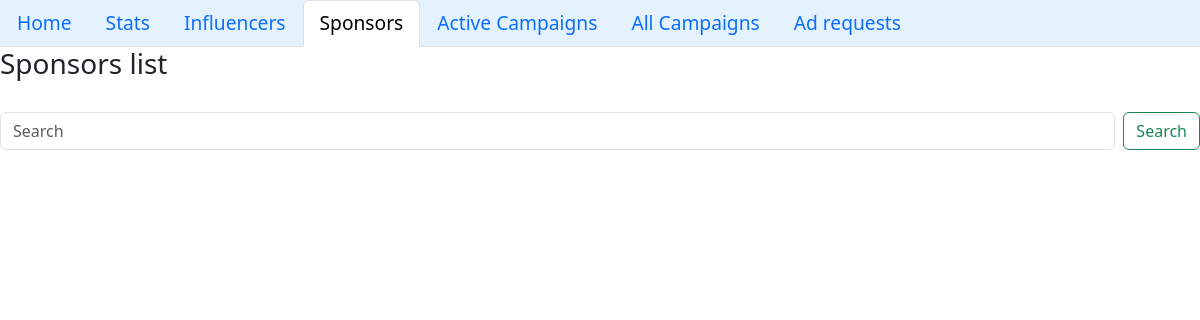
Page /dash/1/sponsors on the earlier database version.
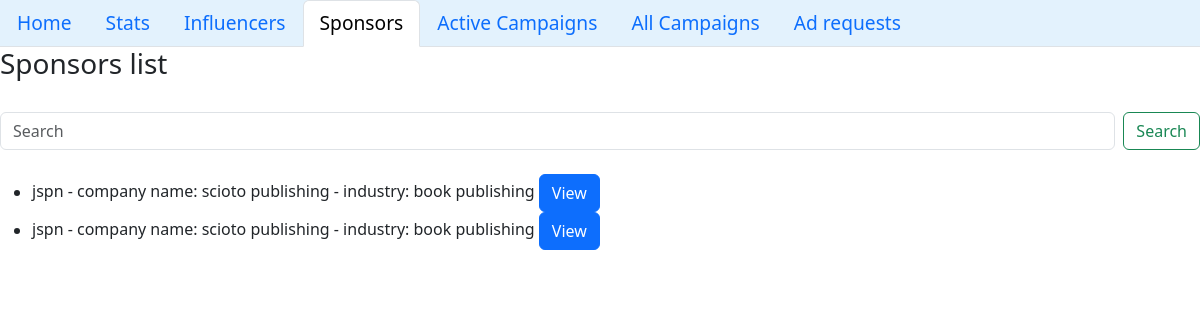
Same page on the later database version.
### models.py (models this page shows)
class Sponsor(db.Model):
    __tablename__ = "sponsor_user_info"
    user_id = db.Column(db.Integer, primary_key = True, autoincrement = True)
    user_name = db.Column(db.String, nullable = False)
    email =  db.Column(db.String, nullable = False)
    fname = db.Column(db.String, nullable = False)
    password = db.Column(db.String, nullable = False)
    link =  db.Column(db.String, nullable = False)
    cname =  db.Column(db.Integer, nullable = False)
    industry =  db.Column(db.String, nullable = False)
    sp_requests=db.relationship("Sponsor_Requests",backref="sponsor_user_info")
    campaigns=db.relationship("Campaigns",backref="sponsor_user_info")
    in_requests=db.relationship("Influencer_Requests",backref="sponsor_user_info")

### app.py (the view)
@app.route('/dash/<int:uid>/sponsors')
def admin_sp(uid):
    if request.method == "GET":
        search = request.args.get("search")
        if search:
            print(search)
            content = Sponsor.query.filter(Sponsor.user_name.like(search)).all()
            content += Sponsor.query.filter(Sponsor.fname.like(search)).all()
            content += Sponsor.query.filter(Sponsor.cname.like(search)).all()
            content += Sponsor.query.filter(Sponsor.industry.like(search)).all()
        else:
            content = Sponsor.query.all()
    return render_template('admin_sp.html', content = content, user_id = uid, role = "admin")

### templates/admin_sp.html (shortened to what this page needs)
<!DOCTYPE html>
<html lang="en">
<head>
    <link href="https://cdn.jsdelivr.net/npm/bootstrap@5.3.3/dist/css/bootstrap.min.css" rel="stylesheet">
</head>
<body>
  <nav style="font-size: larger;">
    <ul class="nav nav-tabs sticky-top" style="background-color: #e3f2fd;">
        <li class="nav-item"><a class="nav-link" href="/dash">Home</a></li>
        <li class="nav-item"><a class="nav-link" href="/stats/{{role}}/{{user_id}}">Stats</a></li>
        <li class="nav-item"><a class="nav-link" href="/dash/{{user_id}}/influencers">Influencers</a></li>
        <li class="nav-item"><a class="nav-link active" aria-current="page" href="#">Sponsors</a></li>
        <li class="nav-item"><a class="nav-link" href="/dash/activecampaigns">Active Campaigns</a></li>
        <li class="nav-item"><a class="nav-link" href="/dash/allcampaigns">All Campaigns</a></li>
        <li class="nav-item"><a class="nav-link" href="/dash/{{user_id}}/adrequests">Ad requests</a></li>
    </ul>
  </nav>
    <h3>Sponsors list</h3>
    <br>
    <form class="d-flex" action="/dash/{{user_id}}/sponsors" method="get" role="search">
      <input class="form-control me-2" name="search" type="search" placeholder="Search"
          aria-label="Search">
      <button class="btn btn-outline-success" type="submit">Search</button>
    </form>
    <br>
    <ul>
      {%for row in content%}
      <li>{{row.user_name}} - company name: {{row.cname}} - industry: {{row.industry}}
        <button type="button" class="btn btn-primary" data-bs-toggle="modal" data-bs-target="#modal{{row.user_id}}">
            View
          </button>
      </li>
      {%endfor%}
    </ul>
    </body>
</html>

Differences in the rows shown:
added Sponsor: user_name "jspn", cname "scioto publishing", industry "book publishing"
added Sponsor: user_name "jspn", cname "scioto publishing", industry "book publishing"
